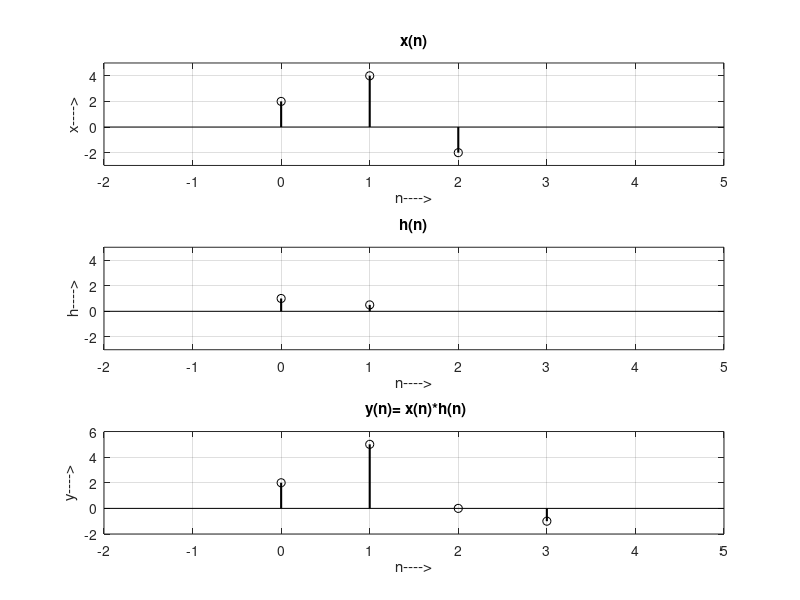

This figure's MATLAB source:
%Convoluton sum
clc;

%x[n]
x = [2 4 -2];
nx = 0:2;
subplot(3,1,1),stem(nx,x,'k','linewidth',1.5);
title('x(n)');
xlabel('n---->');
ylabel('x---->');
axis([-2 5 -3 5]);
grid on;

%h[n]
h = [1 0.5];
nh = 0:1;
subplot(3,1,2),stem(nh,h,'k','linewidth',1.5);
title('h(n)');
xlabel('n---->');
ylabel('h---->');
axis([-2 5 -3 5]);
grid on;

%Convolution 
y = conv(x,h);
ny = (nx(1)+nh(1)):(nx(end)+nh(end));
subplot(3,1,3),stem(ny,y,'k','linewidth',1.5);
title(' y(n)= x(n)*h(n)');
xlabel('n---->');
ylabel('y---->');
axis([-2 5 -2 6]);
grid on;